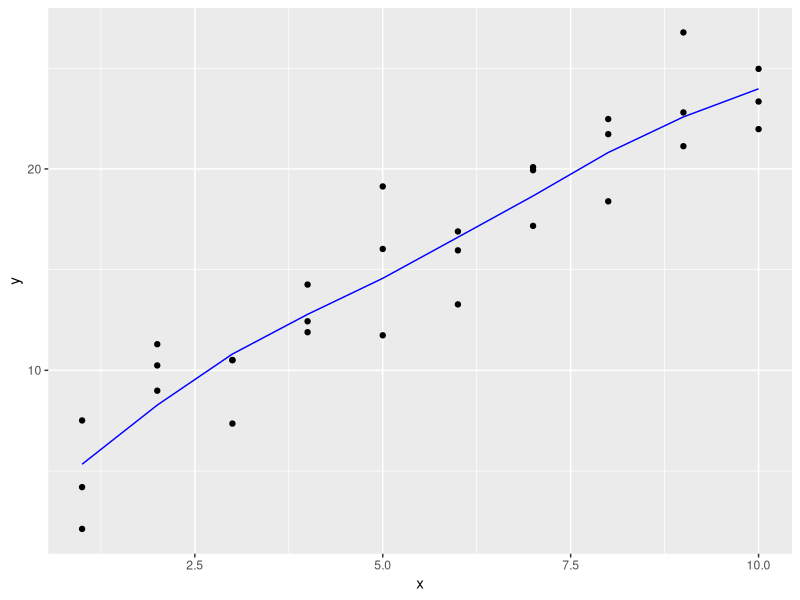
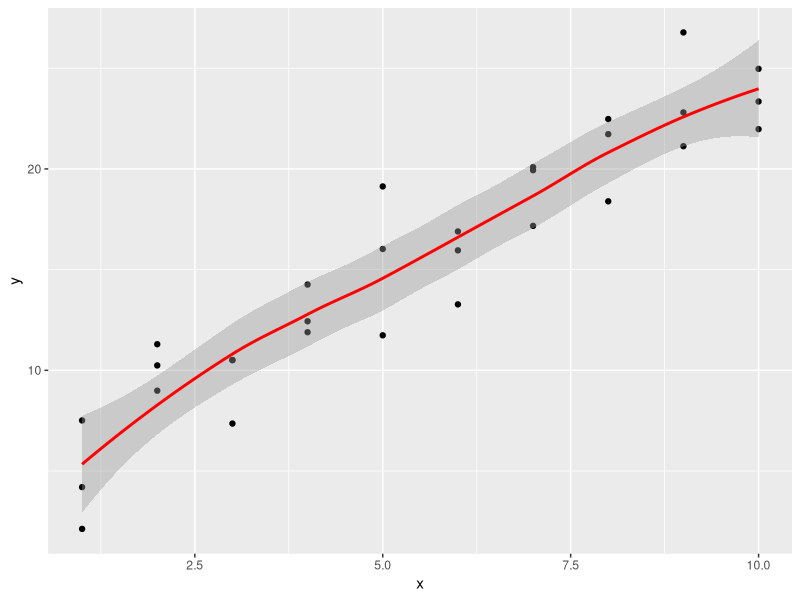
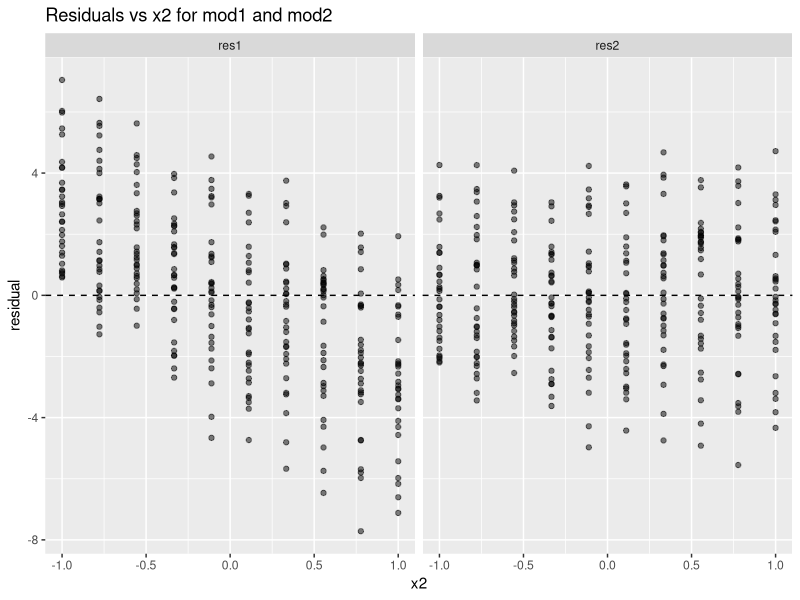

The R source for these figures, in order:
## ---- chunk 1
knitr::opts_chunk$set(echo = TRUE)
## ---- chunk 2
library(tidyverse)
## ---- chunk 3
# lm() fits a linear model 
# loess() fits a non-linear model
library(modelr)

# fitting a loess model
model = loess(y ~ x, data = sim1)

# Grid of x vals for prediction
grid = sim1 %>%
  data_grid(x)

# Predict y vals with loess model
grid = grid %>%
  add_predictions(model)
grid

# visualize og data and predicted smooth line
ggplot(sim1, aes(x, y)) +
  geom_point() +
  geom_line(data = grid, aes(y = pred), color = "blue")
## ---- chunk 4
# comparison geom_smooth() vs loess model
ggplot(sim1, aes(x, y)) +
  geom_point() +
  geom_smooth(method = "loess", color = "red")
## ---- chunk 5
# using lm() to fit a model
model2 = lm(y ~ x, data = sim2)
model2

# removing the intercept
w_no_int = lm(y ~ x - 1, data=sim2)
w_no_int
## ---- chunk 6
mod1 = lm(y ~ x1, data = sim4)
mod2 = lm(y ~ x1 + x2, data = sim4)
mod1
mod2

# check by plotting residuals
sim4 %>%
  add_residuals(mod1, var = "res1") %>%
  add_residuals(mod2, var = "res2") %>%
  pivot_longer(cols = starts_with("res"), names_to = "model", values_to = "residual") %>%
  ggplot(aes(x = x2, y = residual)) +
  geom_point(alpha = 0.5) +
  facet_wrap(~ model) +
  geom_hline(yintercept = 0, linetype = "dashed") +
  labs(title = "Residuals vs x2 for mod1 and mod2")

